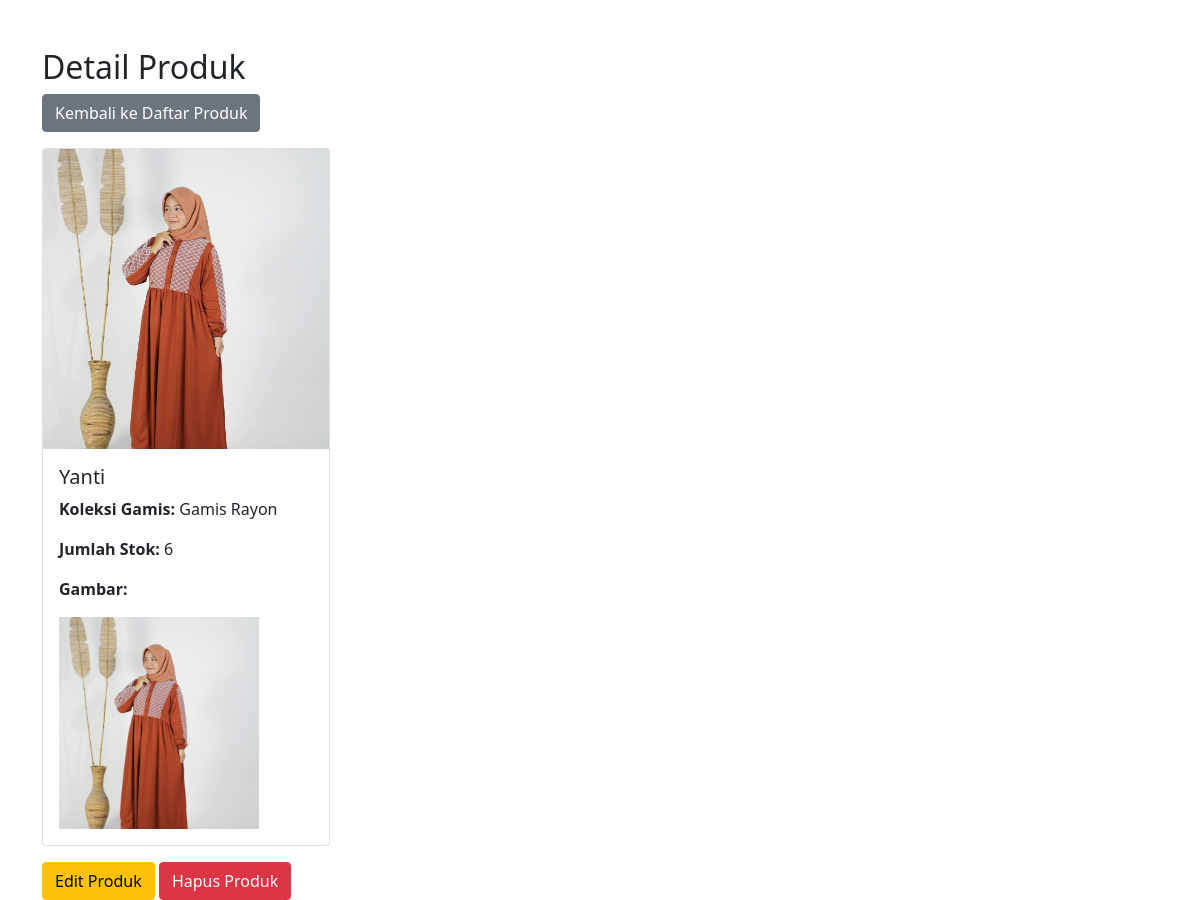
/product_detail.php?id=6, run on the app's committed database.
### tables this page shows
CREATE TABLE `gamis_collection` (
  `id` int(11) NOT NULL,
  `nama` varchar(100) NOT NULL,
  `koleksi_gamis` varchar(150) NOT NULL,
  `jumlah` int(11) NOT NULL,
  `gambar` varchar(255) DEFAULT NULL
);

### product_detail.php (the view, shortened to what this page needs)
<?php
include 'db.php';
if (isset($_GET['id'])) {
    $id = intval($_GET['id']);
    $sql = "SELECT * FROM gamis_collection WHERE id = $id";
    $result = $conn->query($sql);
    if ($result->num_rows == 1) {
        $product = $result->fetch_assoc();
    } else {
        echo "<script>alert('Produk tidak ditemukan!'); window.location.href='view_products.php';</script>";
        exit;
    }
} else {
    echo "<script>alert('ID produk tidak ditemukan!'); window.location.href='view_products.php';</script>";
    exit;
}
?>
<!DOCTYPE html>
<html lang="id">
<head>
    <link href="https://cdn.jsdelivr.net/npm/bootstrap@5.1.3/dist/css/bootstrap.min.css" rel="stylesheet">
</head>
<body>
    <div class="container mt-5">
        <h2>Detail Produk</h2>
        <a href="view_products.php" class="btn btn-secondary mb-3">Kembali ke Daftar Produk</a>
        <div class="card" style="width: 18rem;">
            <img src="<?= $product['gambar'] ?>" class="card-img-top" alt="Gambar Produk" style="max-height: 300px; object-fit: cover;">
            <div class="card-body">
                <h5 class="card-title"><?= $product['nama'] ?></h5>
                <p class="card-text"><strong>Koleksi Gamis:</strong> <?= $product['koleksi_gamis'] ?></p>
                <p class="card-text"><strong>Jumlah Stok:</strong> <?= $product['jumlah'] ?></p>
                <p class="card-text"><strong>Gambar:</strong></p>
                <img src="<?= $product['gambar'] ?>" width="200" alt="Gambar Produk">
            </div>
        </div>
        <div class="mt-3">
            <a href="edit_product.php?id=<?= $product['id'] ?>" class="btn btn-warning">Edit Produk</a>
            <a href="delete_product.php?id=<?= $product['id'] ?>" class="btn btn-danger" onclick="return confirm('Apakah Anda yakin ingin menghapus produk ini?')">Hapus Produk</a>
        </div>
    </div>
</body>
</html>

### data on the page
gamis_collection: gambar (picture), nama "Yanti", koleksi_gamis "Gamis Rayon", jumlah "6"
